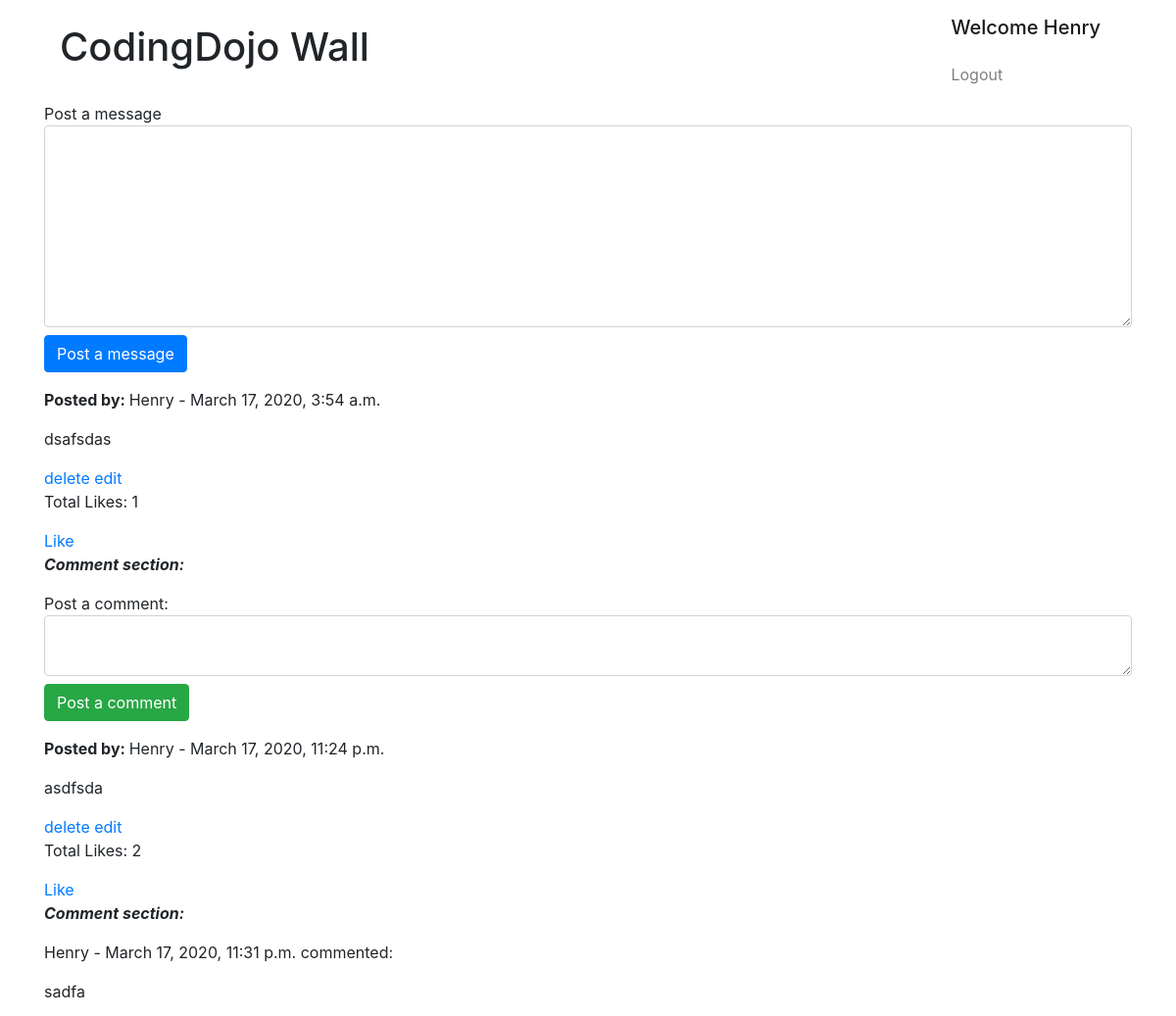
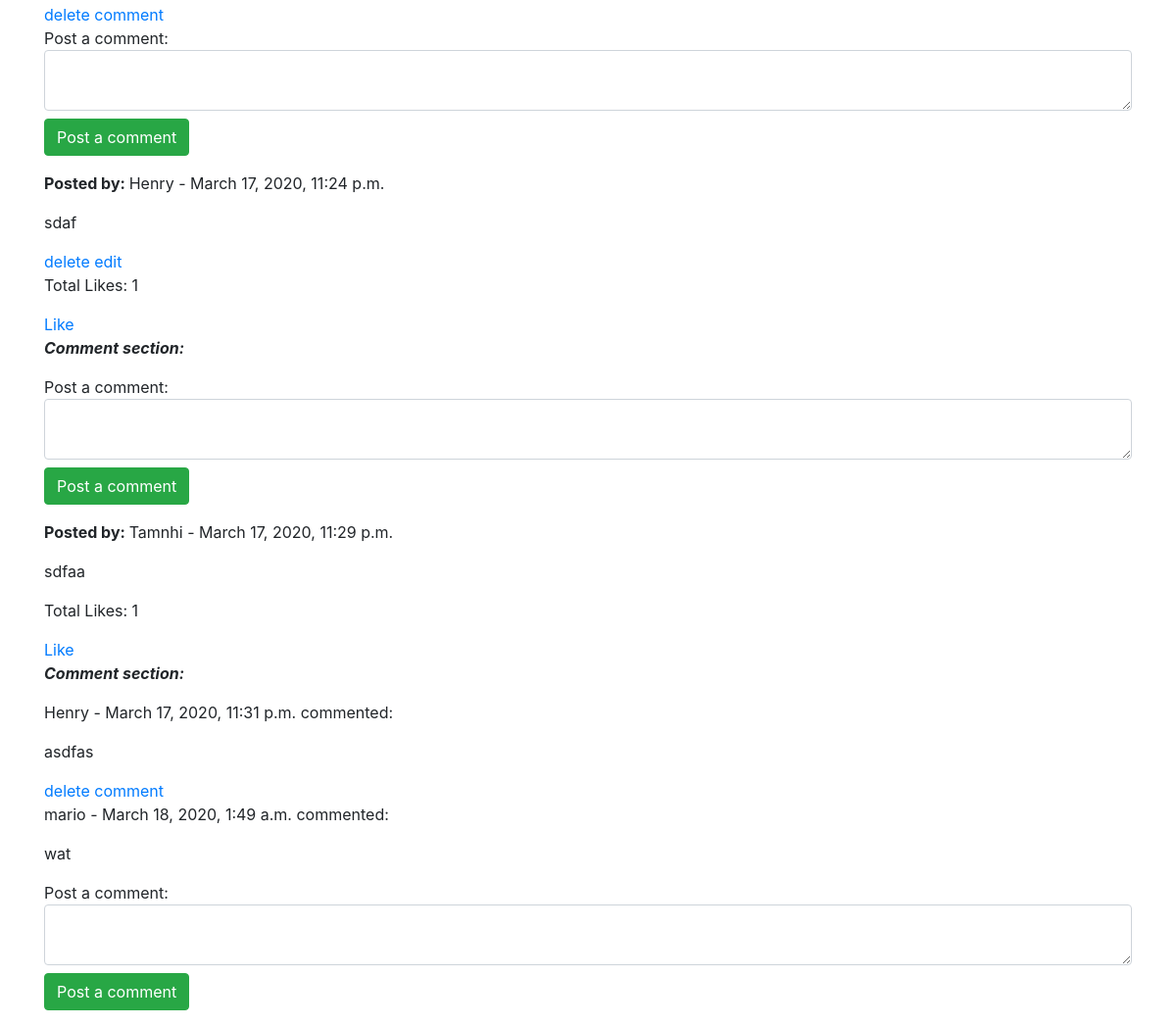
The app's page /dash (signed in) with its own data (2 pictures, top to bottom).
### wall_app/models.py (models this page shows)
class User(models.Model):
    first_name = models.CharField(max_length=60)
    last_name = models.CharField(max_length=60)
    email = models.CharField(max_length=60)
    password = models.CharField(max_length=60)
    created_at = models.DateTimeField(auto_now_add=True)
    updated_at = models.DateTimeField(auto_now=True)
    objects = UserManager()

class Message(models.Model):
    message = models.TextField()
    user = models.ForeignKey(
        User, related_name="user_messages", on_delete=models.CASCADE
    )
    like = models.ManyToManyField(User, related_name="User_likes")
    total_likes = models.IntegerField(0)
    created_at = models.DateTimeField(auto_now_add=True)
    updated_at = models.DateTimeField(auto_now=True)
    objects = MsgManager()

class Comment(models.Model):
    comment = models.TextField()
    message = models.ForeignKey(
        Message, related_name="msg_comments", on_delete=models.CASCADE
    )
    user = models.ForeignKey(
        User, related_name="user_comments", on_delete=models.CASCADE
    )
    created_at = models.DateTimeField(auto_now_add=True)
    updated_at = models.DateTimeField(auto_now=True)

### wall_app/views.py (the view)
# urls.py: path("dash", views.dash),
def dash(request):
    user_id_is_session = request.session.get("user_id")
    all_msg = Message.objects.all()
    all_com = Comment.objects.all()
    if user_id_is_session:
        user_from_db = User.objects.get(id=user_id_is_session)
        context = {
            "user": user_from_db,
            "all_messages": all_msg,
            "all_comm": all_com,
        }
    return render(request, "dash.html", context)

### wall_app/templates/dash.html (shortened to what this page needs)
<!DOCTYPE html>
<html lang="en">
<head>
    <link href="https://stackpath.bootstrapcdn.com/bootstrap/4.4.1/css/bootstrap.min.css" rel="stylesheet"
>
</head>
<body>
    <div id="cont_background" class="container">
        <nav class="navbar navbar-toggleable-md navbar-light bg-faded">
            <h1>CodingDojo Wall</h1>
            <div>
                <ul class="navbar-nav mr-auto">
                    <li>
                        <h3 class="navbar-brand">Welcome {{user.first_name}}</h3>
                        <a class="nav-link" href="/logout">Logout</a>
                    </li>
                </ul>
            </div>
        </nav>
        <div class="form-group">
            <form action="/create_msg" method="POST">
                <label for="">Post a message
                    <textarea class="form-control" name="message" cols="150" rows="8"></textarea>
                </label><br>
                <button class="btn btn-primary">Post a message</button>
            </form>
        </div>
        {% for msg in all_messages %}
        <div>
            <p> <span style="font-weight: bolder;">Posted by: </span>{{msg.user.first_name}} - {{msg.created_at}}</p>
            <p>{{msg.message}}</p>
            {% if msg.user.id == request.session.user_id %}
            <a href="/delete_post/{{msg.id}}">delete</a>
            <a href="/update_page/{{msg.id}}">edit</a>
            {% endif %}
            <p>Total Likes: {{msg.total_likes}}</p>
            <a href="/liking_msg/{{msg.id}}">Like</a>
            <p style="font-style: italic; font-weight: bold;">Comment section:</p>
        </div>
        {% for com in all_comm %}
        <div>
            {%if com.message.id == msg.id%}
            <p>{{com.user.first_name}} - {{com.created_at}} commented:</p>
            <p>{{com.comment}}</p>
            {% if com.user.id == request.session.user_id %}
            <a href="/delete_com/{{com.id}}">delete comment</a>
            {%endif%}
            {%endif%}
        </div>
        {% endfor %}
        <div class="form-group">
            <form action="/create_comments" method="POST">
                <label for="">Post a comment:
                    <textarea class="form-control" name="comments" cols="150" rows="2"></textarea>
                </label><br>
                <button class="btn btn-success">Post a comment</button>
            </form>
        </div>
        {% endfor %}
    </div>
</body>
</html>

### records on screen
User: first_name "Henry"
Message: user.first_name "Henry", created_at "March 17, 2020, 3:54 a.m.", message "dsafsdas", total_likes "1"
Message: user.first_name "Henry", created_at "March 17, 2020, 11:24 p.m.", message "asdfsda", total_likes "2"
Comment: user.first_name "Henry", created_at "March 17, 2020, 11:31 p.m.", comment "sadfa"
Message: user.first_name "Henry", created_at "March 17, 2020, 11:24 p.m.", message "sdaf", total_likes "1"
Message: user.first_name "Tamnhi", created_at "March 17, 2020, 11:29 p.m.", message "sdfaa", total_likes "1"
Comment: user.first_name "Henry", created_at "March 17, 2020, 11:31 p.m.", comment "asdfas"
Comment: user.first_name "mario", created_at "March 18, 2020, 1:49 a.m.", comment "wat"
